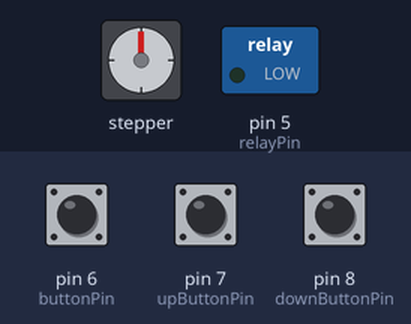
Simulated run of this sketch. Board: Arduino Uno, built with avr-gcc and run on an emulated ATmega328P. Parts: stepper motor, switched loads named in the sketch (green lamp = pin HIGH). Wiring (inferred from the names in the program): stepper motor driver (200 steps per turn assumed): step pin 3; direction pin 2. Inputs (shaded band) come from the test bench; at power-on: pin 7 (upButtonPin) HIGH, pin 8 (downButtonPin) HIGH, pin 6 (buttonPin) LOW. Pins used as bus, display or sensor lines are not drawn.

Above: at 1.2 s.
1.3 s: pin 7 (upButtonPin) pulled LOW for 1 s
At 2.9 s:
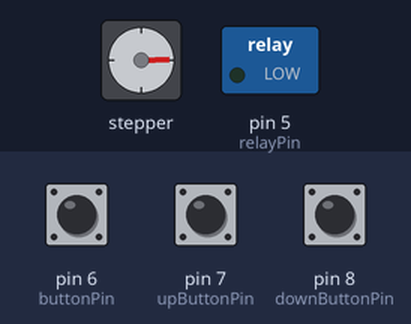
3.8 s: pin 8 (downButtonPin) pulled LOW for 3.2 s
At 7.7 s:
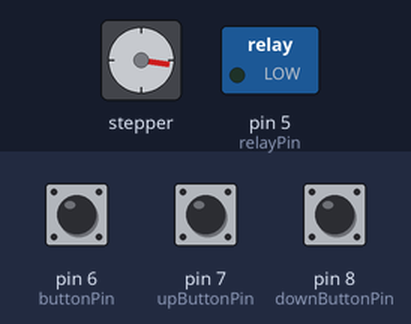
8.5 s: pin 6 (buttonPin) pulled HIGH for 0.15 s
At 8.57 s:
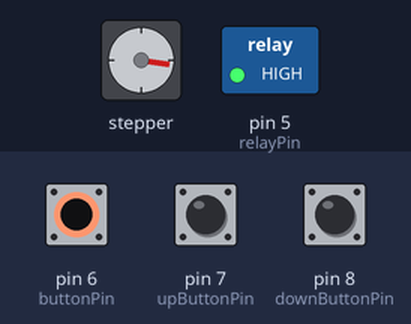
10.1 s: pin 7 (upButtonPin) pulled LOW for 0.15 s
At 10.8 s:
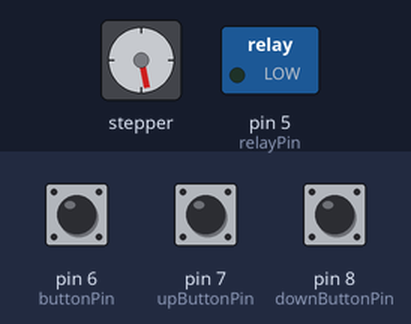
11.8 s: pin 6 (buttonPin) pulled HIGH for 1 s
At 12.6 s:
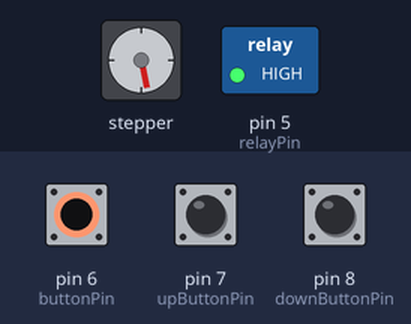
14.3 s: pin 8 (downButtonPin) pulled LOW for 1 s
At 14.8 s:
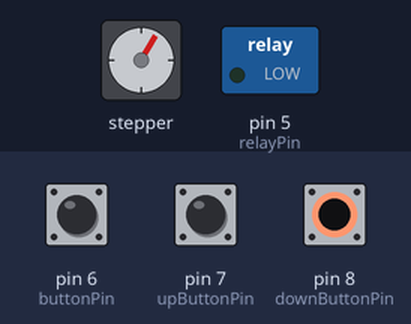
Timing chart, 0 to 17.3 s (numbered marks = the images above; inputs shaded):
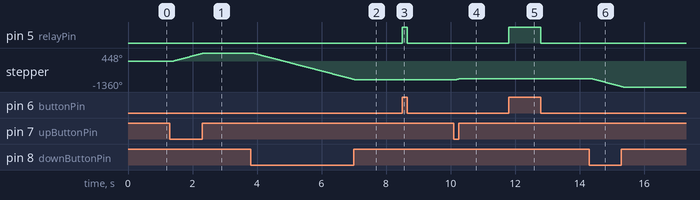

The sketch:

124-Karan_Malakai_Mikhail-Project2-Code_Testing-Code__FINAL_.ino
```cpp
// Motor control pins and variables
const int dirPin = 2; // Direction pin
const int stepPin = 3; // Step pin
const int upButtonPin = 7; // Button to control lifting the motor
const int downButtonPin = 8; // Button to control lowering the motor

bool isMovingUp = false; // State of the motor moving up
bool isMovingDown = false; // State of the motor moving down
bool lastUpButtonState = HIGH; // Last state of the up button
bool lastDownButtonState = HIGH; // Last state of the down button
unsigned long lastDebounceTimeUp = 0; // Last debounce time for up button
unsigned long lastDebounceTimeDown = 0; // Last debounce time for down button
unsigned long debounceDelay = 50; // Debounce time in milliseconds
const int stepDelay = 2000; // Delay between steps in microseconds

// Water pump control pins and variables
const int buttonPin = 6;
// Pin connected to the push button
const int relayPin = 5;   // Pin connected to the relay module

void setup() {
  // Motor control setup
  pinMode(stepPin, OUTPUT);
  pinMode(dirPin, OUTPUT);
  pinMode(upButtonPin, INPUT_PULLUP); // Set up button pin as input with pull-up resistor
  pinMode(downButtonPin, INPUT_PULLUP); // Set down button pin as input with pull-up resistor

  // Water pump control setup
  pinMode(buttonPin, INPUT);  // Set button pin as input
  pinMode(relayPin, OUTPUT);   // Set relay pin as output
  digitalWrite(relayPin, LOW); // Ensure relay is off initially
}

void loop() {
  // Motor control: Read the current state of the buttons
  handleMotorControl();

  // Water pump control: Read the state of the push button
  handlePumpControl();
}

void handleMotorControl() {
  int upButtonState = digitalRead(upButtonPin);
  int downButtonState = digitalRead(downButtonPin);

  // Handle the up button
  if (upButtonState != lastUpButtonState) {
    lastDebounceTimeUp = millis(); // Reset the debounce timer
  }
  if ((millis() - lastDebounceTimeUp) > debounceDelay) {
    if (upButtonState == LOW) { // Button pressed
      if (!isMovingUp) { // If not already moving up
        isMovingUp = true; // Start moving up
        isMovingDown = false; // Stop moving down
        digitalWrite(dirPin, HIGH); // Set direction to up
      }
    } else { // Button released
      isMovingUp = false; // Stop moving up
    }
  }

  // Handle the down button
  if (downButtonState != lastDownButtonState) {
    lastDebounceTimeDown = millis(); // Reset the debounce timer
  }
  if ((millis() - lastDebounceTimeDown) > debounceDelay) {
    if (downButtonState == LOW) { // Button pressed
      if (!isMovingDown) { // If not already moving down
        isMovingDown = true; // Start moving down
        isMovingUp = false; // Stop moving up
        digitalWrite(dirPin, LOW); // Set direction to down
      }
    } else { // Button released
      isMovingDown = false; // Stop moving down
    }
  }

  // Control the motor if moving
  if (isMovingUp || isMovingDown) {
    digitalWrite(stepPin, HIGH); // Step the motor
    delayMicroseconds(stepDelay); // Adjust speed as needed
    digitalWrite(stepPin, LOW); // Step the motor
    delayMicroseconds(stepDelay);
  }

  // Save the current button states for the next loop iteration
  lastUpButtonState = upButtonState;
  lastDownButtonState = downButtonState;
}

void handlePumpControl() {
  // Read the state of the push button
  int buttonState = digitalRead(buttonPin);

  // If the button is pressed
  if (buttonState == HIGH) {
    digitalWrite(relayPin, HIGH); // Activate the relay (turn on the pump)
  } else {
    digitalWrite(relayPin, LOW);  // Deactivate the relay (turn off the pump)
  }
}
```

Measured:
- after the input at 1.3 s, stepper: turns 448° clockwise in 1.0 s, starting after 0.05 s
- after the input at 3.8 s, stepper: turns 1429° counter-clockwise in 3.2 s, starting after 0.05 s
- after the input at 8.5 s, pin 5 (relayPin): LOW → HIGH at once, → LOW 0.15 s later
- after the input at 10.1 s, stepper: turns 69° clockwise in 0.15 s, starting after 0.05 s
- after the input at 11.8 s, pin 5 (relayPin): LOW → HIGH at once, → LOW 1.0 s later
- after the input at 14.3 s, stepper: turns 448° counter-clockwise in 1.0 s, starting after 0.05 s
